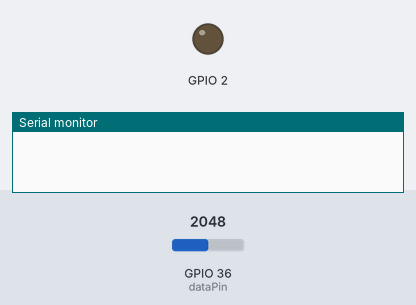
A sketch run on a simulated ESP32. On the bench: output pins drawn as LEDs (lit = HIGH), the last lines printed to the serial monitor. The inputs (shaded band) are chosen by the test bench; at power-on: GPIO 36 (dataPin) = 2048. WiFi joins after 1.5 s; servers stay silent unless stated; uploads are accepted with an empty reply.

Above: at 0.1 s.
At 6.8 s:
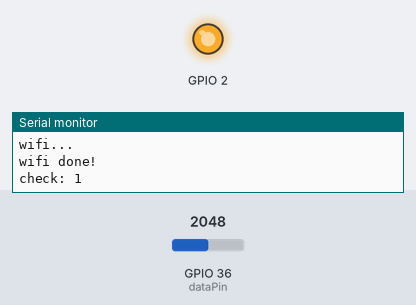
Timing chart, 0 to 8.3 s (numbered marks = the images above):
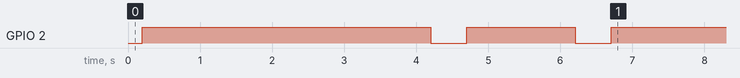

The sketch:

light-wan.ino
```cpp
#include <Arduino.h>
#include <gmFn.h>
#include <gmUrlS.h>
#include <gmCfgRead.h>
#include <gmBlink.h>
#include <gmStep.h>

#include "gsim047_ru.h"

// датчик освещённости

int dataPin = A0;

gmUrlS url("https://gsim047.ru/esp/set.php");
gmBlink bl;

//ADC_MODE(ADC_VCC);

int toDelay = 10000;
//String name;

int oldval = 0;
int n = 0;
//int step = 10;
gmStep st(10);


void setup()
{
	bl.blink(200);
	pinMode(dataPin, INPUT);
	Serial_init();
	bl.blink(500);

	n = 0;
	Serial.println("wifi...");
	url.fp = fingerprint_gsim047_ru;
	url.WiFi_connect();
	bl.blink(500);
	Serial.println("wifi done!");
	int rs = url.WiFi_check();
	Serial.printf("check: %d\n", rs);

   	url.clear();
   	url.set("event", "init");
	int code = url.call();  //
	if ( code == 0 ){
		gmCfgRead rd(url);
//		rd.get("name", url.name);
		String str;
		rd.get("step", str);
		if ( str != "" )
			st.setStep(str);
	}
}// setup


void loop()
{
	if ( !url.WiFi_check() ){
		Serial.println("!WiFi check...");
		bl.blink(50);
		delay(2000);
		return;
	}

	n++;
	int val = analogRead(dataPin);

	st = val;
	if ( st.changed() ){
		url.clear();
	   	url.set("light", val);
		int code = url.call();  //
		if ( code == 0 ){
			gmCfgRead rd(url);
			int s = 0;
			rd.get("step", s);
			if ( s > 0 && s != st.step ){
				st.setStep(s);
			}
		}

		Serial.printf("%d: %d\n", n, val);
	}
	/*
	int newval = val / step;
	if ( newval != oldval ){
		url.clear();
	   	url.set("light", val);
		int code = url.call();  //
		if ( code == 0 ){
			gmCfgRead rd(url);
			rd.get("step", step);
		}

		Serial.printf("%d: %d\n", n, val);
		oldval = newval;
	}*/

	delay(10);
}// loop
```

gsim047_ru.h
```cpp
// this file is autogenerated - any modification will be overwritten
// unused symbols will not be linked in the final binary
// generated on 2026-03-16 09:08:22
// by ['./cert.py', '-s', 'gsim047.ru', '-n', 'gsim047']

#pragma once

////////////////////////////////////////////////////////////
// certificate chain for gsim047.ru:443

const char* gsim047_host = "gsim047.ru";
const uint16_t gsim047_port = 443;

// CN: gsim047.ru => name: gsim047_ru
// not valid before: 2026-02-17 23:35:56
// not valid after:  2026-05-18 23:35:55
const char fingerprint_gsim047_ru [] PROGMEM = "10:1b:49:e0:09:9f:b4:c0:9d:99:db:dc:a0:47:df:a4:bb:57:95:33";
const char pubkey_gsim047_ru [] PROGMEM = R"PUBKEY(
-----BEGIN PUBLIC KEY-----
MIIBIjANBgkqhkiG9w0BAQEFAAOCAQ8AMIIBCgKCAQEAzfep3Q2afOmuaeodkhMC
TIpT/3l3hxu85AGONkoUSpeyzevZZLQQaYvvzZH491A5fO1hyp1gDVzpCNdI+v5p
0QAsF3K2yI4Y8sbX9XmsxEQpLDeUH4i6rFN3652Cfij8+zzsQaC6MdxrQByt8JFC
WBcazC4wve6HP5esEJIpMWdut6GDXoRoqugwqx7gflCMlWyM+I4aXlsUyYXx26CV
RtXMCZq8x9TPMe4FDTZWngbDhbWT2e41lzHec65m8Pg8YGqs9IaWbG+b9jBYkXkz
X95233dchaAVnIvtZBfKOAj/Y969TWvbL4MjS4+8U7kOGwZNSqZRzDNUP3aY/9LM
7wIDAQAB
-----END PUBLIC KEY-----
)PUBKEY";

// http://r13.i.lencr.org/
// CN: R13 => name: R13
// not valid before: 2024-03-13 00:00:00
// not valid after:  2027-03-12 23:59:59
const char cert_R13 [] PROGMEM = R"CERT(
-----BEGIN CERTIFICATE-----
MIIFBTCCAu2gAwIBAgIQWgDyEtjUtIDzkkFX6imDBTANBgkqhkiG9w0BAQsFADBP
MQswCQYDVQQGEwJVUzEpMCcGA1UEChMgSW50ZXJuZXQgU2VjdXJpdHkgUmVzZWFy
Y2ggR3JvdXAxFTATBgNVBAMTDElTUkcgUm9vdCBYMTAeFw0yNDAzMTMwMDAwMDBa
Fw0yNzAzMTIyMzU5NTlaMDMxCzAJBgNVBAYTAlVTMRYwFAYDVQQKEw1MZXQncyBF
bmNyeXB0MQwwCgYDVQQDEwNSMTMwggEiMA0GCSqGSIb3DQEBAQUAA4IBDwAwggEK
AoIBAQClZ3CN0FaBZBUXYc25BtStGZCMJlA3mBZjklTb2cyEBZPs0+wIG6BgUUNI
fSvHSJaetC3ancgnO1ehn6vw1g7UDjDKb5ux0daknTI+WE41b0VYaHEX/D7YXYKg
L7JRbLAaXbhZzjVlyIuhrxA3/+OcXcJJFzT/jCuLjfC8cSyTDB0FxLrHzarJXnzR
yQH3nAP2/Apd9Np75tt2QnDr9E0i2gB3b9bJXxf92nUupVcM9upctuBzpWjPoXTi
dYJ+EJ/B9aLrAek4sQpEzNPCifVJNYIKNLMc6YjCR06CDgo28EdPivEpBHXazeGa
XP9enZiVuppD0EqiFwUBBDDTMrOPAgMBAAGjgfgwgfUwDgYDVR0PAQH/BAQDAgGG
MB0GA1UdJQQWMBQGCCsGAQUFBwMCBggrBgEFBQcDATASBgNVHRMBAf8ECDAGAQH/
AgEAMB0GA1UdDgQWBBTnq58PLDOgU9NeT3jIsoQOO9aSMzAfBgNVHSMEGDAWgBR5
tFnme7bl5AFzgAiIyBpY9umbbjAyBggrBgEFBQcBAQQmMCQwIgYIKwYBBQUHMAKG
Fmh0dHA6Ly94MS5pLmxlbmNyLm9yZy8wEwYDVR0gBAwwCjAIBgZngQwBAgEwJwYD
VR0fBCAwHjAcoBqgGIYWaHR0cDovL3gxLmMubGVuY3Iub3JnLzANBgkqhkiG9w0B
AQsFAAOCAgEAUTdYUqEimzW7TbrOypLqCfL7VOwYf/Q79OH5cHLCZeggfQhDconl
k7Kgh8b0vi+/XuWu7CN8n/UPeg1vo3G+taXirrytthQinAHGwc/UdbOygJa9zuBc
VyqoH3CXTXDInT+8a+c3aEVMJ2St+pSn4ed+WkDp8ijsijvEyFwE47hulW0Ltzjg
9fOV5Pmrg/zxWbRuL+k0DBDHEJennCsAen7c35Pmx7jpmJ/HtgRhcnz0yjSBvyIw
6L1QIupkCv2SBODT/xDD3gfQQyKv6roV4G2EhfEyAsWpmojxjCUCGiyg97FvDtm/
NK2LSc9lybKxB73I2+P2G3CaWpvvpAiHCVu30jW8GCxKdfhsXtnIy2imskQqVZ2m
0Pmxobb28Tucr7xBK7CtwvPrb79os7u2XP3O5f9b/H66GNyRrglRXlrYjI1oGYL/
f4I1n/Sgusda6WvA6C190kxjU15Y12mHU4+BxyR9cx2hhGS9fAjMZKJss28qxvz6
Axu4CaDmRNZpK/pQrXF17yXCXkmEWgvSOEZy6Z9pcbLIVEGckV/iVeq0AOo2pkg9
p4QRIy0tK2diRENLSF2KysFwbY6B26BFeFs3v1sYVRhFW9nLkOrQVporCS0KyZmf
wVD89qSTlnctLcZnIavjKsKUu1nA1iU0yYMdYepKR7lWbnwhdx3ewok=
-----END CERTIFICATE-----
)CERT";

// http://x1.i.lencr.org/
// CN: ISRG Root X1 => name: ISRG_Root_X1
// not valid before: 2015-06-04 11:04:38
// not valid after:  2035-06-04 11:04:38
const char cert_ISRG_Root_X1 [] PROGMEM = R"CERT(
-----BEGIN CERTIFICATE-----
MIIFazCCA1OgAwIBAgIRAIIQz7DSQONZRGPgu2OCiwAwDQYJKoZIhvcNAQELBQAw
TzELMAkGA1UEBhMCVVMxKTAnBgNVBAoTIEludGVybmV0IFNlY3VyaXR5IFJlc2Vh
cmNoIEdyb3VwMRUwEwYDVQQDEwxJU1JHIFJvb3QgWDEwHhcNMTUwNjA0MTEwNDM4
WhcNMzUwNjA0MTEwNDM4WjBPMQswCQYDVQQGEwJVUzEpMCcGA1UEChMgSW50ZXJu
ZXQgU2VjdXJpdHkgUmVzZWFyY2ggR3JvdXAxFTATBgNVBAMTDElTUkcgUm9vdCBY
MTCCAiIwDQYJKoZIhvcNAQEBBQADggIPADCCAgoCggIBAK3oJHP0FDfzm54rVygc
h77ct984kIxuPOZXoHj3dcKi/vVqbvYATyjb3miGbESTtrFj/RQSa78f0uoxmyF+
0TM8ukj13Xnfs7j/EvEhmkvBioZxaUpmZmyPfjxwv60pIgbz5MDmgK7iS4+3mX6U
A5/TR5d8mUgjU+g4rk8Kb4Mu0UlXjIB0ttov0DiNewNwIRt18jA8+o+u3dpjq+sW
T8KOEUt+zwvo/7V3LvSye0rgTBIlDHCNAymg4VMk7BPZ7hm/ELNKjD+Jo2FR3qyH
B5T0Y3HsLuJvW5iB4YlcNHlsdu87kGJ55tukmi8mxdAQ4Q7e2RCOFvu396j3x+UC
B5iPNgiV5+I3lg02dZ77DnKxHZu8A/lJBdiB3QW0KtZB6awBdpUKD9jf1b0SHzUv
KBds0pjBqAlkd25HN7rOrFleaJ1/ctaJxQZBKT5ZPt0m9STJEadao0xAH0ahmbWn
OlFuhjuefXKnEgV4We0+UXgVCwOPjdAvBbI+e0ocS3MFEvzG6uBQE3xDk3SzynTn
jh8BCNAw1FtxNrQHusEwMFxIt4I7mKZ9YIqioymCzLq9gwQbooMDQaHWBfEbwrbw
qHyGO0aoSCqI3Haadr8faqU9GY/rOPNk3sgrDQoo//fb4hVC1CLQJ13hef4Y53CI
rU7m2Ys6xt0nUW7/vGT1M0NPAgMBAAGjQjBAMA4GA1UdDwEB/wQEAwIBBjAPBgNV
HRMBAf8EBTADAQH/MB0GA1UdDgQWBBR5tFnme7bl5AFzgAiIyBpY9umbbjANBgkq
hkiG9w0BAQsFAAOCAgEAVR9YqbyyqFDQDLHYGmkgJykIrGF1XIpu+ILlaS/V9lZL
ubhzEFnTIZd+50xx+7LSYK05qAvqFyFWhfFQDlnrzuBZ6brJFe+GnY+EgPbk6ZGQ
3BebYhtF8GaV0nxvwuo77x/Py9auJ/GpsMiu/X1+mvoiBOv/2X/qkSsisRcOj/KK
NFtY2PwByVS5uCbMiogziUwthDyC3+6WVwW6LLv3xLfHTjuCvjHIInNzktHCgKQ5
ORAzI4JMPJ+GslWYHb4phowim57iaztXOoJwTdwJx4nLCgdNbOhdjsnvzqvHu7Ur
TkXWStAmzOVyyghqpZXjFaH3pO3JLF+l+/+sKAIuvtd7u+Nxe5AW0wdeRlN8NwdC
jNPElpzVmbUq4JUagEiuTDkHzsxHpFKVK7q4+63SM1N95R1NbdWhscdCb+ZAJzVc
oyi3B43njTOQ5yOf+1CceWxG1bQVs5ZufpsMljq4Ui0/1lvh+wjChP4kqKOJ2qxq
4RgqsahDYVvTH9w7jXbyLeiNdd8XM2w9U/t7y0Ff/9yi0GE44Za4rF2LN9d11TPA
mRGunUHBcnWEvgJBQl9nJEiU0Zsnvgc/ubhPgXRR4Xq37Z0j4r7g1SgEEzwxA57d
emyPxgcYxn/eR44/KJ4EBs+lVDR3veyJm+kXQ99b21/+jh5Xos1AnX5iItreGCc=
-----END CERTIFICATE-----
)CERT";


// end of certificate chain for gsim047.ru:443
////////////////////////////////////////////////////////////
```
